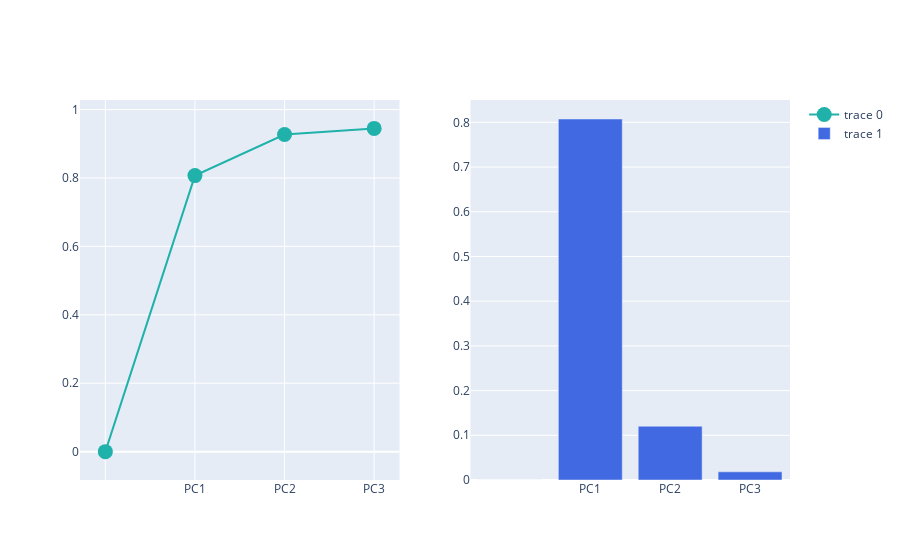

Notebook code for this chart:
### Code cell
# Explained variance + cumulative variance (Separate Plot)

from plotly.subplots import make_subplots
import plotly.graph_objects as go

fig = make_subplots(rows=1, cols=2)

fig.add_trace(
    go.Scatter(
        x=df_explained_variance['PC'],
        y=df_explained_variance['Cumulative Variance'],
        marker=dict(size=15, color='LightSeaGreen')
    ), row=1, col=1
)

fig.add_trace(
    go.Bar(
        x=df_explained_variance['PC'],
        y=df_explained_variance['Explained Variance'],
        marker=dict(color='RoyalBlue')
    ), row=1, col=2
)

fig.show()

### Figure 1 — Plotly figure (JSON) as saved in the notebook; plotly's stock layout.template omitted (floating-point values rounded to 4 significant figures)
{"data": [{"marker": {"color": "LightSeaGreen", "size": 15}, "type": "scatter", "x": ["", "PC1", "PC2", "PC3"], "xaxis": "x", "y": [0, 0.807, 0.927, 0.945], "yaxis": "y"}, {"marker": {"color": "RoyalBlue"}, "type": "bar", "x": ["", "PC1", "PC2", "PC3"], "xaxis": "x2", "y": [0, 0.8075, 0.1202, 0.01827], "yaxis": "y2"}], "layout": {"xaxis": {"anchor": "y", "domain": [0, 0.45]}, "xaxis2": {"anchor": "y2", "domain": [0.55, 1]}, "yaxis": {"anchor": "x", "domain": [0, 1]}, "yaxis2": {"anchor": "x2", "domain": [0, 1]}}}
